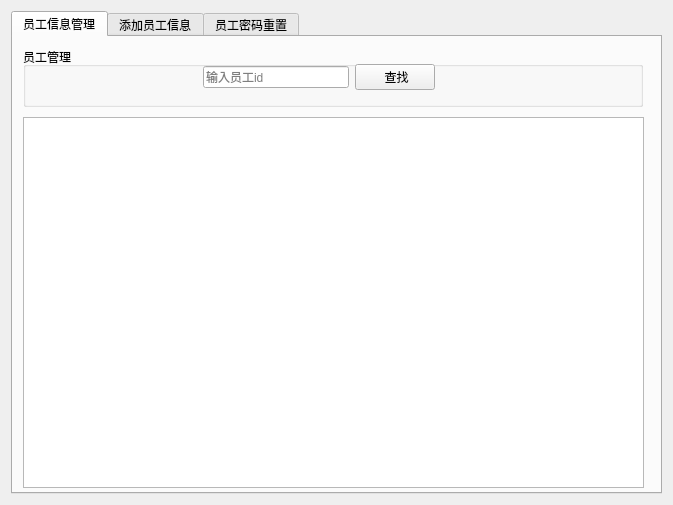
<?xml version="1.0" encoding="UTF-8"?>
<ui version="4.0">
 <class>superPage2</class>
 <widget class="QWidget" name="superPage2">
  <property name="geometry">
   <rect>
    <x>0</x>
    <y>0</y>
    <width>673</width>
    <height>505</height>
   </rect>
  </property>
  <property name="windowTitle">
   <string>Form</string>
  </property>
  <layout class="QVBoxLayout" name="verticalLayout">
   <item>
    <widget class="QTabWidget" name="tabWidget">
     <property name="currentIndex">
      <number>0</number>
     </property>
     <widget class="QWidget" name="tab">
      <attribute name="title">
       <string notr="true">员工信息管理</string>
      </attribute>
      <widget class="QGroupBox" name="groupBox">
       <property name="geometry">
        <rect>
         <x>10</x>
         <y>10</y>
         <width>620</width>
         <height>60</height>
        </rect>
       </property>
       <property name="title">
        <string>员工管理</string>
       </property>
       <widget class="QWidget" name="widget" native="true">
        <property name="geometry">
         <rect>
          <x>180</x>
          <y>10</y>
          <width>232</width>
          <height>41</height>
         </rect>
        </property>
        <layout class="QHBoxLayout" name="horizontalLayout">
         <item>
          <widget class="QLineEdit" name="lineEdit">
           <property name="placeholderText">
            <string>输入员工id</string>
           </property>
          </widget>
         </item>
         <item>
          <widget class="QPushButton" name="find_pushButton">
           <property name="text">
            <string> 查找</string>
           </property>
          </widget>
         </item>
        </layout>
       </widget>
      </widget>
      <widget class="QTableView" name="tableView">
       <property name="geometry">
        <rect>
         <x>10</x>
         <y>80</y>
         <width>621</width>
         <height>371</height>
        </rect>
       </property>
      </widget>
     </widget>
     <widget class="QWidget" name="tab_2">
      <attribute name="title">
       <string>添加员工信息</string>
      </attribute>
      <widget class="QGroupBox" name="groupBox_2">
       <property name="geometry">
        <rect>
         <x>100</x>
         <y>30</y>
         <width>341</width>
         <height>351</height>
        </rect>
       </property>
       <property name="title">
        <string>员工信息填写</string>
       </property>
       <widget class="QWidget" name="widget_2" native="true">
        <property name="geometry">
         <rect>
          <x>30</x>
          <y>30</y>
          <width>301</width>
          <height>311</height>
         </rect>
        </property>
        <widget class="QLineEdit" name="name_lineEdit">
         <property name="geometry">
          <rect>
           <x>30</x>
           <y>10</y>
           <width>191</width>
           <height>20</height>
          </rect>
         </property>
         <property name="placeholderText">
          <string>员工姓名</string>
         </property>
        </widget>
        <widget class="QLineEdit" name="workid_lineEdit">
         <property name="geometry">
          <rect>
           <x>30</x>
           <y>40</y>
           <width>191</width>
           <height>20</height>
          </rect>
         </property>
         <property name="placeholderText">
          <string>员工workid</string>
         </property>
        </widget>
        <widget class="QLineEdit" name="age_lineEdit">
         <property name="geometry">
          <rect>
           <x>30</x>
           <y>70</y>
           <width>191</width>
           <height>20</height>
          </rect>
         </property>
         <property name="placeholderText">
          <string>员工年龄</string>
         </property>
        </widget>
        <widget class="QLineEdit" name="phone_lineEdit">
         <property name="geometry">
          <rect>
           <x>30</x>
           <y>100</y>
           <width>191</width>
           <height>20</height>
          </rect>
         </property>
         <property name="placeholderText">
          <string>11位联系电话</string>
         </property>
        </widget>
        <widget class="QLineEdit" name="address_lineEdit">
         <property name="geometry">
          <rect>
           <x>10</x>
           <y>159</y>
           <width>261</width>
           <height>21</height>
          </rect>
         </property>
         <property name="placeholderText">
          <string>家庭住址</string>
         </property>
        </widget>
        <widget class="QGroupBox" name="groupBox_3">
         <property name="geometry">
          <rect>
           <x>20</x>
           <y>190</y>
           <width>211</width>
           <height>71</height>
          </rect>
         </property>
         <property name="title">
          <string>入职时间</string>
         </property>
         <layout class="QHBoxLayout" name="horizontalLayout_2">
          <item>
           <widget class="QDateTimeEdit" name="dateTimeEdit">
            <property name="dateTime">
             <datetime>
              <hour>12</hour>
              <minute>0</minute>
              <second>0</second>
              <year>2022</year>
              <month>5</month>
              <day>1</day>
             </datetime>
            </property>
            <property name="date">
             <date>
              <year>2022</year>
              <month>5</month>
              <day>1</day>
             </date>
            </property>
           </widget>
          </item>
         </layout>
        </widget>
        <widget class="QWidget" name="widget_3" native="true">
         <property name="geometry">
          <rect>
           <x>20</x>
           <y>260</y>
           <width>211</width>
           <height>41</height>
          </rect>
         </property>
         <layout class="QHBoxLayout" name="horizontalLayout_3">
          <item>
           <widget class="QPushButton" name="add_pushButton">
            <property name="text">
             <string>添加</string>
            </property>
           </widget>
          </item>
          <item>
           <widget class="QPushButton" name="clear_pushButton">
            <property name="text">
             <string>清空</string>
            </property>
           </widget>
          </item>
         </layout>
        </widget>
        <widget class="QLineEdit" name="idcard_lineEdit">
         <property name="geometry">
          <rect>
           <x>30</x>
           <y>130</y>
           <width>191</width>
           <height>20</height>
          </rect>
         </property>
         <property name="placeholderText">
          <string>18位身份证号</string>
         </property>
        </widget>
       </widget>
      </widget>
     </widget>
     <widget class="QWidget" name="tab_3">
      <attribute name="title">
       <string>员工密码重置</string>
      </attribute>
      <widget class="QTableView" name="tableView_2">
       <property name="geometry">
        <rect>
         <x>50</x>
         <y>60</y>
         <width>531</width>
         <height>341</height>
        </rect>
       </property>
      </widget>
     </widget>
    </widget>
   </item>
  </layout>
 </widget>
 <resources/>
 <connections/>
</ui>
